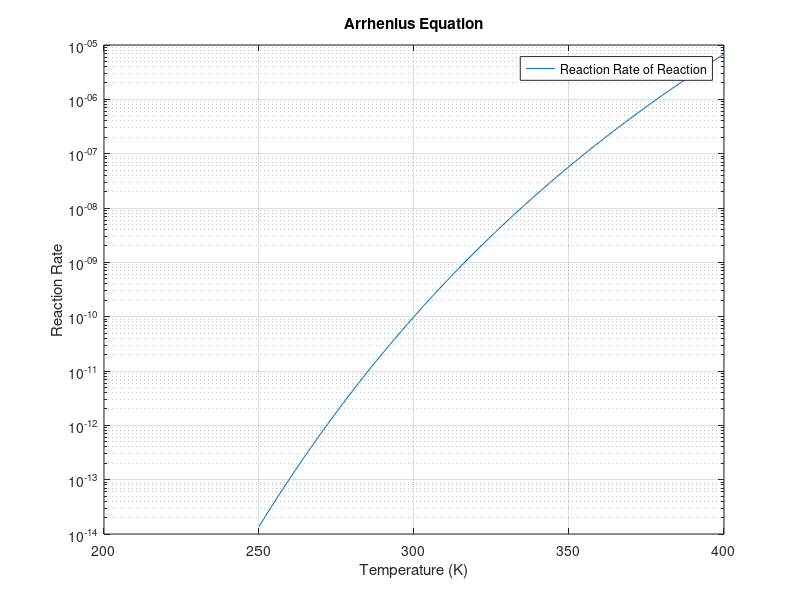

MATLAB code to generate this figure:
%enter parameter values
Ea = 1.11 * 10^5; % Activation energy for the reaction (Joules/mole)
A = 2.126 * 10 ^9;% pre-exponential factor for the reaction 
R = 8.31447; % ideal gas constant (Joules/mole-Kelvin)

%input operator for temperature
tempKelvin = (250:2:400)'; % The column vectors of T (kelvin)

%input equation that will be calculated
reactionRate = A.*exp(-Ea./(R.*tempKelvin)); % k

%Plot the graph using semilog, then annotate the graph
semilogy(tempKelvin,reactionRate) % use semilog for y-axis since it involves exponentials
% Annotations for graph
title('Arrhenius Equation')  
xlabel('Temperature (K)') 
ylabel('Reaction Rate') 
grid
legend('Reaction Rate of Reaction')